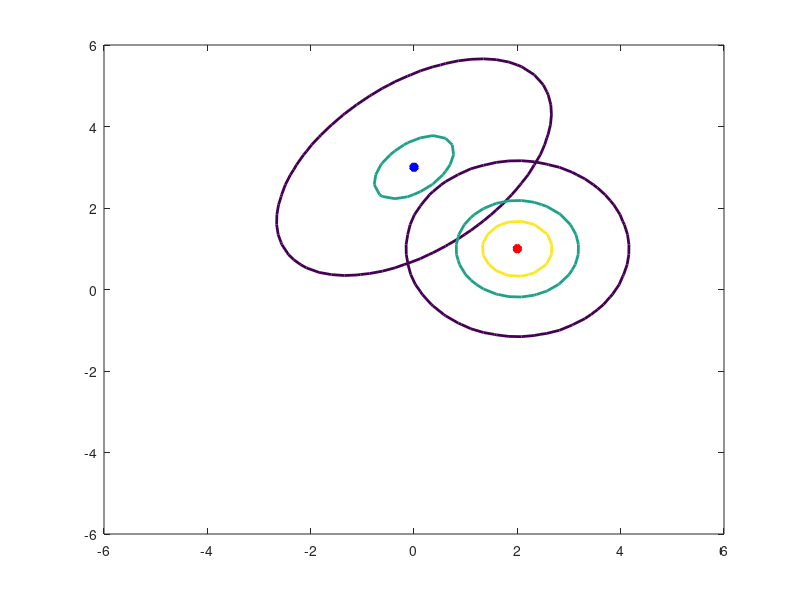

This figure's MATLAB source: (Note: this script raises an error after producing the figure.)
C1 = [2,1;1,2];
C2 = [1,0;0,1];
m1 = [0;3];
m2 = [2;1];

numGrid = 50;
xRange = linspace(-6.0, 6.0, numGrid);
yRange = linspace(-6.0, 6.0, numGrid);
P1 = zeros(numGrid, numGrid);
P2 = P1;
for i = 1:numGrid
    for j = 1:numGrid
        x = [yRange(j) xRange(i)]';
        P1(i,j) = mvnpdf(x', m1', C1);
        P2(i,j) = mvnpdf(x', m2', C2);
    end
end
Pmax = max(max([P1 P2]));


figure(1),clf,

contour(xRange, yRange, P1, [0.1*Pmax 0.5*Pmax 0.8*Pmax], 'LineWidth', 2);
hold on;
plot(m1(1),m1(2), 'b*', 'LineWidth', 4);
contour(xRange, yRange, P2, [0.1*Pmax 0.5*Pmax 0.8*Pmax], 'LineWidth', 2);
plot(m2(1),m2(2), 'r*', 'LineWidth', 4);


syms x y
f = [x-m1(1),y-m1(2)]*inv(C1)*[x-m1(1),y-m1(2)]'-[x-m2(1),y-m2(2)]*inv(C2)*[x-m2(1),y-m2(2)]';
h = ezplot(f, [-6 6] , [-6 6]);
axis([-6 5.5 -6 5.4]);
set(h,'Color','k','LineWidth',2);

xc=-6:0.01:2.8;
YYC = zeros(881,1);
YC = @(xc) fzero(@(yc) [xc-m1(1),yc-m1(2)]*inv(C1)*[xc-m1(1),yc-m1(2)]'-[xc-m2(1),yc-m2(2)]*inv(C2)*[xc-m2(1),yc-m2(2)]',1);
for i = 1:881
    YYC(i) = YC(-6+i*0.01);
end

figure(2),clf,
plot(xc,YYC);
axis([-6 5.5 -6 5.4]);grid on;hold on;

%%%%%%%%%%%%%%%%%%%%%%%%%%%%%%%%%%%%%%%%%%%%%%%%%%%%%%%%%%%%%%%%%%%%%%%%%%%%%%%%%%%%%%%%%%%%%
TIMES = 200;
r1 = 0;r2 = 0;

for tis = 1:TIMES
    
    N1 = 100; N2 = 100;
    X1 = mvnrnd(m1, C1, N1);
    X2 = mvnrnd(m2, C2, N2);
    tpos = 0;tneg = 0;fpos = 0;fneg = 0;
    
    for i = 1:N1
        ii = round((X1(i,1)+6)/0.01);
        if (X1(i,1) > 2.8)
            fpos = fpos+1;
            continue;
        elseif X1(i,2)>YYC(ii)
            tpos = tpos + 1;
        else
            fpos = fpos+1;
        end
    end
    for i = 1:N2
        ii = round((X2(i,1)+6)/0.01);
        if (X2(i,1) > 2.8)
            tneg = tneg + 1;
            continue;
        elseif X2(i,2)<YYC(ii)
            tneg = tneg + 1;
        else
            fneg = fneg + 1;
        end
    end
    auc_bys = (tpos + tneg)/(N1 + N2);
%%%%%%%%%%%%%%%%%%%%%%%%%%%%%%%%%%%%%%%%%%%%%%%%%%%%%%%%%%%%%%%%%%%%%%%%%

    X = [X1;X2];
    y1 = zeros(N1,1);
    y2 = ones(N2,1);
    y = [y1;y2];

    [net1] = feedforwardnet(10);
    [net1] = train(net1, X', y');
    [output1] = net1(X');

    [net2] = feedforwardnet(20);
    [net2] = train(net2, X', y');
    [output2] = net2(X');
    
    [net3] = feedforwardnet(30);
    [net3] = train(net3, X', y');
    [output3] = net3(X');

    [auc_nn1] = AUC(y',output1);
    [auc_nn2] = AUC(y',output2);
    [auc_nn3] = AUC(y',output3);
%%%%%%%%%%%%%%%%%%%%%%%%%%%%%%%%%%%%%%%%%%%%%%%%%%%%%%%%%%%%%%%%%%%%%%%%%
    if auc_nn1 > auc_bys
        r1 = r1 + 1;
    end
    if (auc_nn2 > auc_nn1) && (auc_nn3 > auc_nn2)
        r2 = r2 + 1;
    end
end

ratio1 = r1/TIMES;ratio2 = r2/TIMES;
disp([ratio1, ratio2]);
